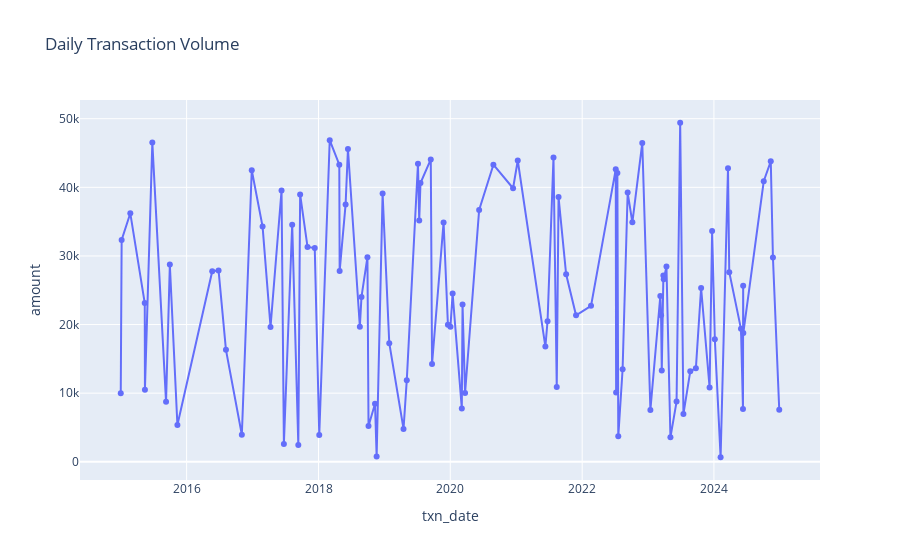

The cell this chart's notebook holds for it:
### Code cell
# Ensure txn_date is datetime
transactions['txn_date'] = pd.to_datetime(transactions['txn_date'], errors='coerce')

# Now group by date
txn_daily = transactions.groupby(transactions['txn_date'].dt.to_period("D"))['amount'].sum().reset_index()

# Convert period back to string for Plotly
txn_daily['txn_date'] = txn_daily['txn_date'].astype(str)

# Plot
import plotly.express as px
fig = px.line(txn_daily, x="txn_date", y="amount", title="Daily Transaction Volume", markers=True)
fig.show()
